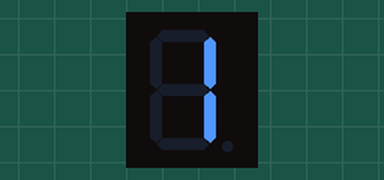
The sketch below on a simulated Arduino Uno, built with avr-gcc and run on an emulated ATmega328P. Shown: 1-digit seven-segment display. Wiring (inferred from the names in the program): 1-digit 7-segment display, segments lit when HIGH: segments pin 8, pin 7, pin 6, pin 5, pin 4, pin 3, pin 2. The segment pins are drawn as the display they are named for.

Above: at 0.1 s.
At 1.1 s:
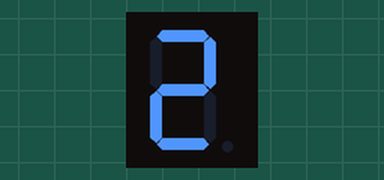
At 2.1 s:
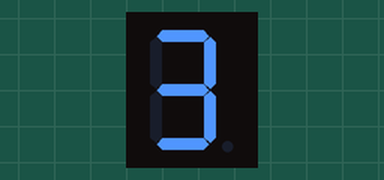
At 4.1 s:
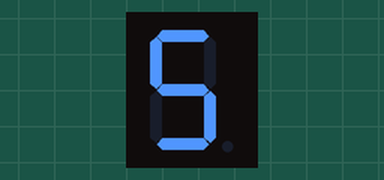
At 6.1 s:
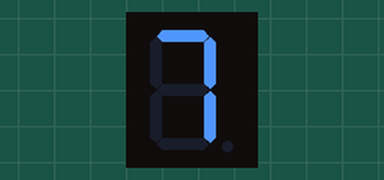
At 8.1 s:
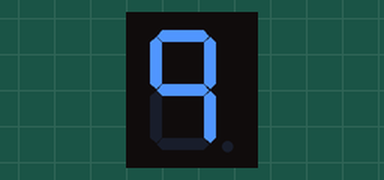

The sketch:

version_3.ino
```cpp
 //The purpose of this program is to display digits on a 7-segment display in the simplest way using the for loop and arrays
 int B = 7;
 int C = 6;
 int D = 5;
 int E = 4;
 int F = 3;
 int G = 2;
 int H = 1;

int time = 1000;// define a variable to easily control delays

int pins[] ={8,7,6,5,4,3,2};//Array for the pins corresponding to the pins a-g on the 7 segment
//Arrays of 7 that enabling the led's to tur on and off
int one[] = {0,1,1,0,0,0,0};
int two[] = {1,1,0,1,1,0,1};
int three[] = {1,1,1,1,0,0,1};
int four[] = {0,1,1,0,0,1,1};
int five[] = {1,0,1,1,0,1,1,};
int six[] = {1,0,1,1,1,1,1};
int seven[] = {1,1,1,0,0,0,0};
int eight[] = {1,1,1,1,1,1,1};
int nine[]= {1,1,1,0,0,1,1};
int zero[]= {1,1,1,0,0,1,1};

void setup()
{
//using for loop to define pins as output
  for( int i=2; i<9; i++){
    pinMode(i, OUTPUT);
  }
}


void loop() {
for( int j = 0; j<7 ; j++) {
  digitalWrite(pins[j], one[j]);// array displays 1
}
delay(time);//delay for 1s

for( int j = 0; j<7 ; j++) {
  digitalWrite(pins[j], two[j]);// array displays 2
}
delay(time);//delay for 1s

for( int j = 0; j<7 ; j++) {
  digitalWrite(pins[j], three[j]);// array displays 3
}
delay(time);//delay for 1s

for( int j = 0; j<7 ; j++) {
  digitalWrite(pins[j], four[j]);// array displays 4
}
delay(time);//delay for 1s

for( int j = 0; j<7 ; j++) {
  digitalWrite(pins[j], five[j]);// array displays 5
}
delay(time);//delay for 1s

for( int j = 0; j<7 ; j++) {
  digitalWrite(pins[j], six[j]);// array displays 6
}
delay(time);//delay for 1s

 for( int j = 0; j<7 ; j++) {
  digitalWrite(pins[j], seven[j]);// array displays 7
}
delay(time);//delay for 1s

for( int j = 0; j<7 ; j++) {
  digitalWrite(pins[j], eight[j]);// array displays 8
}
delay(time);//delay for 1s

for( int j = 0; j<7 ; j++) {
  digitalWrite(pins[j], nine[j]);// array displays 9
}
delay(time);//delay for 1s

for( int j = 0; j<7 ; j++) {
  digitalWrite(pins[j], zero[j]);// array displays 0
}
delay(time);//delay for 1s


}
```

Measured:
- by itself, everything shown: repeats every 10.0 s, in 9 steps
- what the display in image 1 shows lasts 1.0 s, from 1.0 s to 2.0 s
- what the display in image 5 shows lasts 2.0 s, from 8.0 s to 10.0 s
